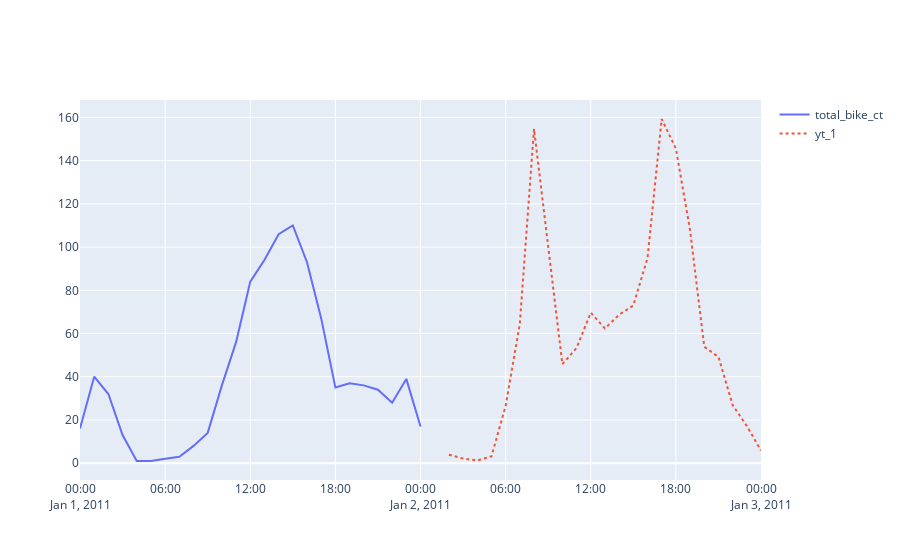

Notebook source saved alongside this figure:
### Code cell
# Using plotly plot total_bike_ct and the forecasted values(yt_1) in the same plot, yt_1 should be in a different color and dotted
import plotly.graph_objects as go
fig = go.Figure()
fig.add_trace(go.Scatter(x=yt_combined.index, y=yt_combined['total_bike_ct'], mode='lines', name='total_bike_ct'))
fig.add_trace(go.Scatter(x=yt_combined.index, y=yt_combined['yt_1'], mode='lines', name='yt_1', line=dict(dash='dot')))
fig.show()
